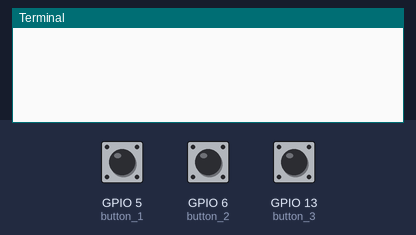
A program run on a simulated Raspberry Pi (BCM pin numbers). On the bench: the last lines printed to the terminal. The inputs (shaded band) are chosen by the test bench; at power-on: GPIO 5 (button_1) HIGH, GPIO 6 (button_2) HIGH, GPIO 13 (button_3) HIGH.

Above: at 1.2 s.
1.3 s: GPIO 5 (button_1) pulled LOW for 0.15 s
At 2.5 s:
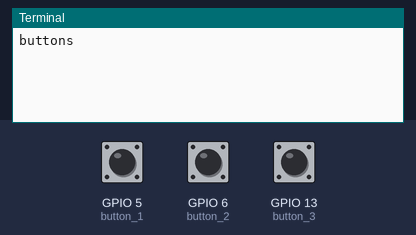
2.9 s: GPIO 6 (button_2) pulled LOW for 0.15 s
At 3.8 s:
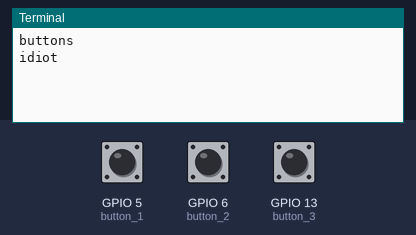
4.5 s: GPIO 13 (button_3) pulled LOW for 0.15 s
At 5.0 s:
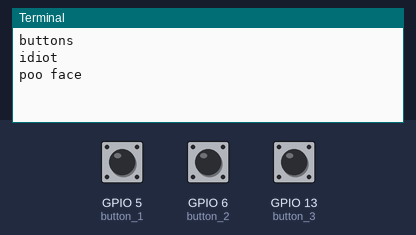

The program:

buttontest.py
```python
from gpiozero import Button
from signal import pause

button_1=Button(5)
button_2=Button(6)
button_3=Button(13)

def buttonone ():
    print("buttons")
def buttontwo ():
    print("idiot")
def buttonthree ():
    print("poo face")

while (True):

    button_1.when_pressed = buttonone
    button_2.when_pressed = buttontwo
    button_3.when_pressed = buttonthree
    pause ()
```

Measured:
- after the input at 1.3 s, the terminal: prints a new line at once (image 1)
- after the input at 2.9 s, the terminal: prints a new line at once (image 2)
- after the input at 4.5 s, the terminal: prints a new line at once (image 3)
